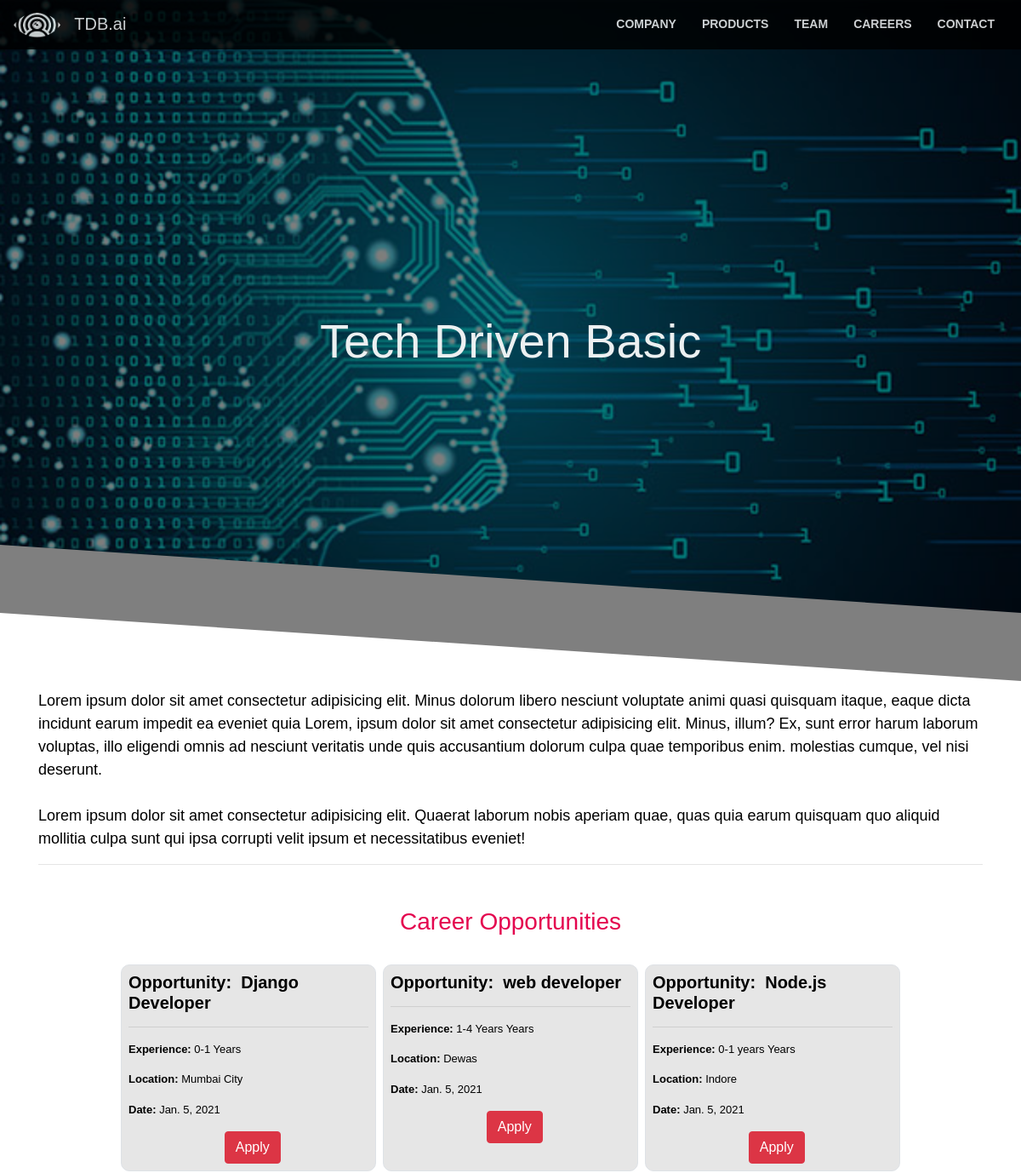
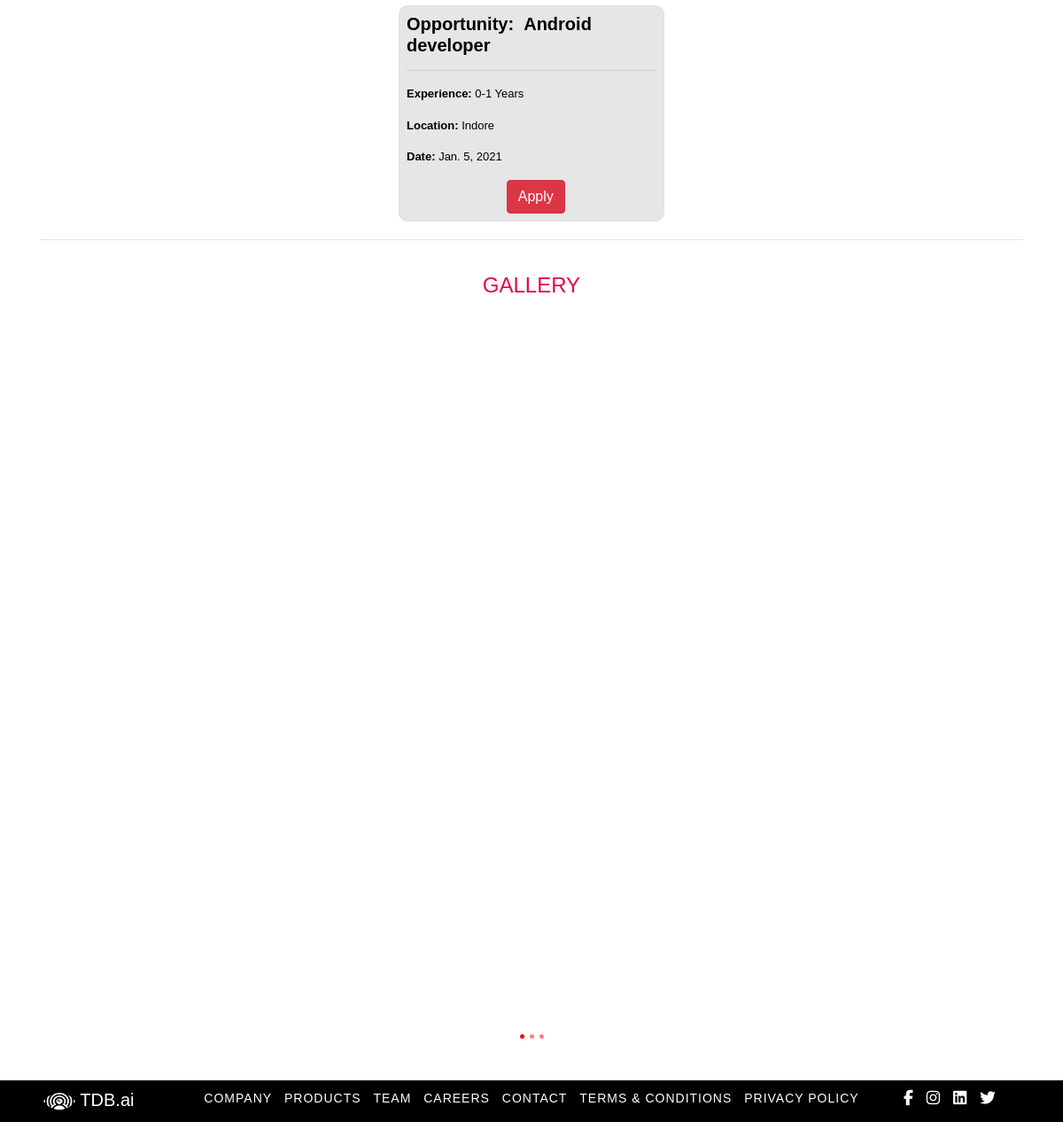
Page /careers on the committed database (2 pictures, top to bottom).
### tdb_project/models.py (models this page shows, shortened)
class CareersOpportunity(models.Model):
    opportunity = models.CharField(max_length=40)
    location = models.CharField(max_length=50)
    experience = models.CharField(max_length=40)
    isActive = models.BooleanField(default=True)
    skills = models.TextField()
    responsibilities = models.TextField()
    createdOn = models.DateField(default=timezone.now())

### tdb_project/views.py (the view)
# urls.py: path('careers',views.career, name='careers'),
def career(request):
    careerData = CareersOpportunity.objects.all()
    return render(request, 'careers.html', {"data": careerData})

### templates/careers.html (shortened to what this page needs)
{%extends 'basic.html'%}
{% load static %}
{%block body%}
<body>
<section class="showcase">
    <div class="video-container">
        <img src="{% static '/images/deeplearning.jpg' %}" id="banner" width="100%" height="" alt="">
    </div>
    <div class="content">
        <h1 style="font-size:7vh" data-aos="zoom-out-down">Tech Driven Basic</h1>
    </div>
</section>
<div class="container">
    <p class="content" data-aos="fade-up">
        Lorem ipsum dolor sit amet consectetur adipisicing elit. Minus dolorum libero nesciunt voluptate animi quasi
        quisquam itaque, eaque dicta incidunt earum impedit ea eveniet quia Lorem, ipsum dolor sit amet consectetur
        adipisicing elit. Minus, illum? Ex, sunt error harum laborum voluptas, illo eligendi omnis ad nesciunt
        veritatis unde quis accusantium dolorum culpa quae temporibus enim. molestias cumque, vel nisi deserunt.
        <br><br>
        Lorem ipsum dolor sit amet consectetur adipisicing elit. Quaerat laborum nobis aperiam quae, quas quia earum
        quisquam quo aliquid mollitia culpa sunt qui ipsa corrupti velit ipsum et necessitatibus eveniet!
    </p>
    <hr>
</div>
<section class="container" style="margin-top: 50px;">
    <h3 class="text-center heading" id="find" style="margin-top:50px;" data-aos="fade-up">Career Opportunities</h3><br>
    <div class="row justify-content-center" >
        {% for careerdata in data %}
        {% if careerdata.isActive == 1 %}
        <div class="gallery p-2 border">
            <div>
                <h5><strong> Opportunity: &nbsp;{{careerdata.opportunity}}</strong>
                </h5>
                <hr>
                <p style="font-size:13px"><strong>Experience:</strong> {{careerdata.experience}} Years</p>
                <p style="font-size:13px"><strong>Location:</strong> {{careerdata.location}}</p>
                <p style="font-size:13px"><strong>Date: </strong>{{careerdata.createdOn}}</p>
            </div>
            <button type="button" class="btn btn-danger" style="margin-left:40%;" data-toggle="modal"
                    data-target="#modal{{careerdata.id}}">
                Apply
            </button>
        </div>
        {% endif %}
        {% endfor%}
    </div>
    <hr>
</section>
<br>
<section class="container">
    <h4 class="text-center heading" data-aos="fade-up"> GALLERY </h4><br>
    <div id="carouselExampleIndicators" class="carousel slide" data-ride="carousel">
        <ol class="carousel-indicators">
            <li data-target="#carouselExampleIndicators" data-slide-to="0" class="active"></li>
            <li data-target="#carouselExampleIndicators" data-slide-to="1"></li>
            <li data-target="#carouselExampleIndicators" data-slide-to="2"></li>
        </ol>
        <div class="carousel-inner">
            <div class="carousel-item active">
                <img class="d-block w-100" class="carousel-img" src="{%static '/images/2.jpeg'%}" alt="Second slide">
            </div>
        </div>
        <a class="carousel-control-prev" href="#carouselExampleIndicators" role="button" data-slide="prev">
            <span class="carousel-control-prev-icon" aria-hidden="true"></span>
        </a>
        <a class="carousel-control-next" href="#carouselExampleIndicators" role="button" data-slide="next">
            <span class="carousel-control-next-icon" aria-hidden="true"></span>
        </a>
    </div>
</section>
<br>
</body>
{%endblock body%}

### templates/basic.html (shortened to what this page needs)
<!DOCTYPE html>
<html lang="en">
{% load static%}
<head>
    <link rel="stylesheet" href="{% static '/css/bootstrap.css' %}">
    <link rel="stylesheet" href="{%static '/css/index.css'%}">
    <link rel="stylesheet" href="{%static '/css/swiper-bundle.css'%}">
    <link rel="stylesheet" href="{%static '/css/animation.css'%}">
    <link rel="stylesheet" href="{%static '/css/imagetext.css'%}">
    <link href="https://unpkg.com/aos@2.3.1/dist/aos.css" rel="stylesheet">
</head>
<body>
<nav class="navbar navbar-expand-lg navbar-light">
    <a class="navbar-brand text-white" href="{%url 'index'%}"><img src="{%static '/images/tdbWhite.png'%}"
                                                                   style="height: 30px;"
                                                                   alt=""> &nbsp;
        TDB.ai</a>
    <div class="collapse navbar-collapse " id="navbarNavDropdown">
        <ul class="navbar-nav ml-auto  ">
            <li class="nav-item ">
                <a class="nav-link text-white" href="{% url 'company' %}">COMPANY <span class="sr-only">(current)</span></a>
            </li>
            <li class="nav-item">
                <a class="nav-link text-white" href="{% url 'product' %}">PRODUCTS</a>
            </li>
            <li class="nav-item">
                <a class="nav-link text-white" href="{% url 'team' %}">TEAM</a>
            </li>
            <li class="nav-item">
                <a href="{% url 'careers' %}" class="nav-link text-white">CAREERS</a>
            </li>
            <li class="nav-item">
                <a href="{% url 'contact' %}" class="nav-link text-white">CONTACT</a>
            </li>
        </ul>
    </div>
</nav>
{%block body%}
{%endblock body %}
<div style="background-color: black; " class="foot">
    <div class="row" style="margin-left:0 ; margin-right:0px ">
        <div class="col-md-2">
            <center>
                <h5 class="text-white"><img src="{%static '/images/tdbWhite.png'%}"
                                            style="height: 20px;font-weight: 900;" alt=""> TDB.ai
                </h5>
            </center>
        </div>
        <div class="col-md-8 remove">
            <center>
                <ul>
                    <li class="footer-nav"><a class="social" href="{%url 'company'%}">COMPANY</a></li>
                    <li class="footer-nav"><a class="social" href="{%url 'product'%}">PRODUCTS</a></li>
                    <li class="footer-nav"><a class="social" href="{%url 'team'%}">TEAM</a></li>
                    <li class="footer-nav"><a class="social" href="{%url 'careers'%}">CAREERS</a></li>
                    <li class="footer-nav"><a class="social" href="{%url 'contact'%}">CONTACT</a></li>
                    <li class="footer-nav"><a class="social" href="#">TERMS & CONDITIONS</a></li>
                    <li class="footer-nav"><a class="social" href="#">PRIVACY POLICY</a></li>
                </ul>
            </center>
        </div>
        <div class="col-md-2 remove">
            <ul class="footer-list">
                <li class="footer-nav"><a class="social" href=""></a></li>
                <li class="footer-nav"><a class="social" href=""></a></li>
                <li class="footer-nav"><a class="social" href=""></a></li>
                <li class="footer-nav"><a class="social" href=""></a></li>
            </ul>
        </div>
    </div>
</div>
</body>
</html>

### static/css/index.css (style rules this page uses)
html, body { position: relative; height: 100%; }
body { background: #eee; font-family: Helvetica Neue, Helvetica, Arial, sans-serif; font-size: 14px; color:#000; margin: 0; padding: 0; }

### static/css/animation.css (style rules this page uses)
* { margin:0; padding: 0; box-sizing: border-box; }

### static/css/imagetext.css (style rules this page uses)
* { margin: 0; font-family: 'Raleway', sans-serif; }
:root { --primary-color: rgb(228, 5, 79); }
.showcase { height: 100vh; display: flex; align-items: center; justify-content: center; text-align: center; color: #fff; padding: 0 20px; }
.video-container { position: absolute; top: 0; left: 0; width: 100%; height: 100%; overflow: hidden; background: var(--primary-color) no-repeat center center/cover; }
.video-container img { min-width: 100%; min-height: 100%; position: absolute; top: 50%; left: 50%; transform: translate(-50%, -50%); object-fit: cover; }
.video-container:after { content: ''; z-index: 1; height: 100%; width: 100%; top: 0; left: 0; position: absolute; }
#banner { clip-path:polygon(0% 0%,100% 0%,100% 90%,0% 80%); }

### templates/basic.html (style rules this page uses)
:root { --primary-color:#fff; }
* { box-sizing: border-box; margin: 0; padding: 0; }
nav { animation: 1.5s ease-out 0s 1 slideInFromLeft; }
.content { animation: 1.5s ease-out 0s 1 sildeInFromTop; padding-top:10px; font-size: 18px; font-weight:300; z-index: 2; }
body { font-family: 'Open Sans', sans-serif; line-height: 1.5; background:white; }
.navbar { background-color: black; opacity: 0.8; z-index: 1000; position: fixed; right: 0; left: 0; top: 0; }
.showcase { height: 100vh; display: flex; align-items: center; justify-content: center; text-align: center; color:#ECF0F1; padding: 0 20px; object-fit:cover; }
.video-container { position: absolute; top: 0; left: 0; width: 100%; height: 100vh; overflow: hidden; background-color:white; }
.video-container:after { content: ''; z-index: 1; height: 100%; width: 100%; top: 0; left: 0; background: rgba(0, 0, 0, 0.5); position: absolute; clip-path:polygon(0% 0%,100% 0%,100% 100%,0% 90%) }
.content { z-index: 2; }
.social { text-decoration: none; color: white; }
.footer-nav { list-style: none; display: inline; letter-spacing: 1px; margin: 0px 5px; }
.foot { padding-top: 10px; z-index:7; }
#banner { clip-path:polygon(0% 0%,100% 0%,100% 90%,0% 80%) }
.footer-nav a.social { list-style: none; text-emphasis: none; }
.nav-item { margin-left:7px; margin-right:7px; font-weight: 600; }
.heading { color: rgb(228, 5, 79); }

### templates/careers.html (style rules this page uses)
div.gallery { margin: 4px; border: 2px solid; float: left; width:300px; background-color: rgb(230, 230, 230); border-radius:10px; }
.carousel-item { background-size: cover; background-position: center center; }
.carousel-indicators li { width: 5px; height: 5px; border-radius: 100%; background-color: red; }

### rows in the picture
CareersOpportunity: opportunity "Django Developer", experience "0-1", location "Mumbai City", createdOn "Jan. 5, 2021"
CareersOpportunity: opportunity "web developer", experience "1-4 Years", location "Dewas", createdOn "Jan. 5, 2021"
CareersOpportunity: opportunity "Node.js Developer", experience "0-1 years", location "Indore", createdOn "Jan. 5, 2021"
CareersOpportunity: opportunity "Android developer", experience "0-1", location "Indore", createdOn "Jan. 5, 2021"
